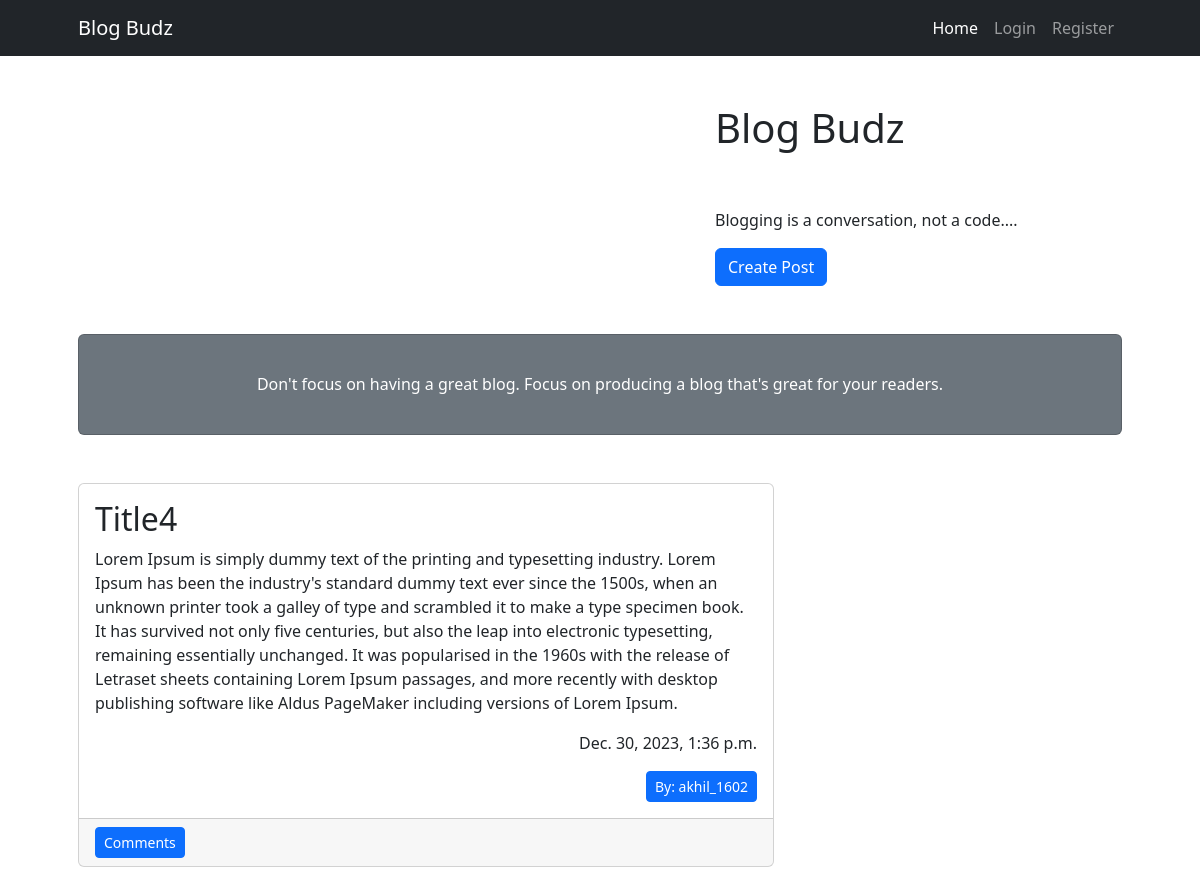
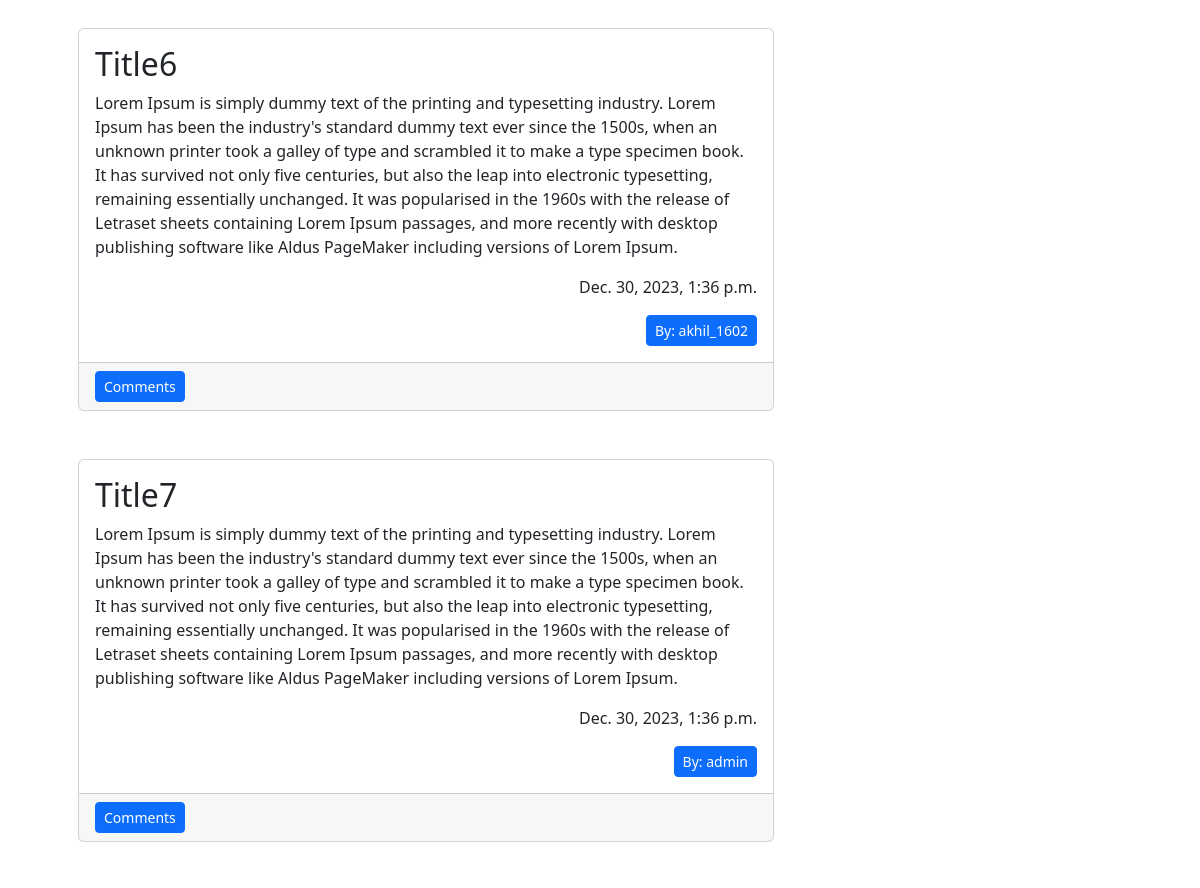
The app's page / (upper part), older data (2 pictures, top to bottom).
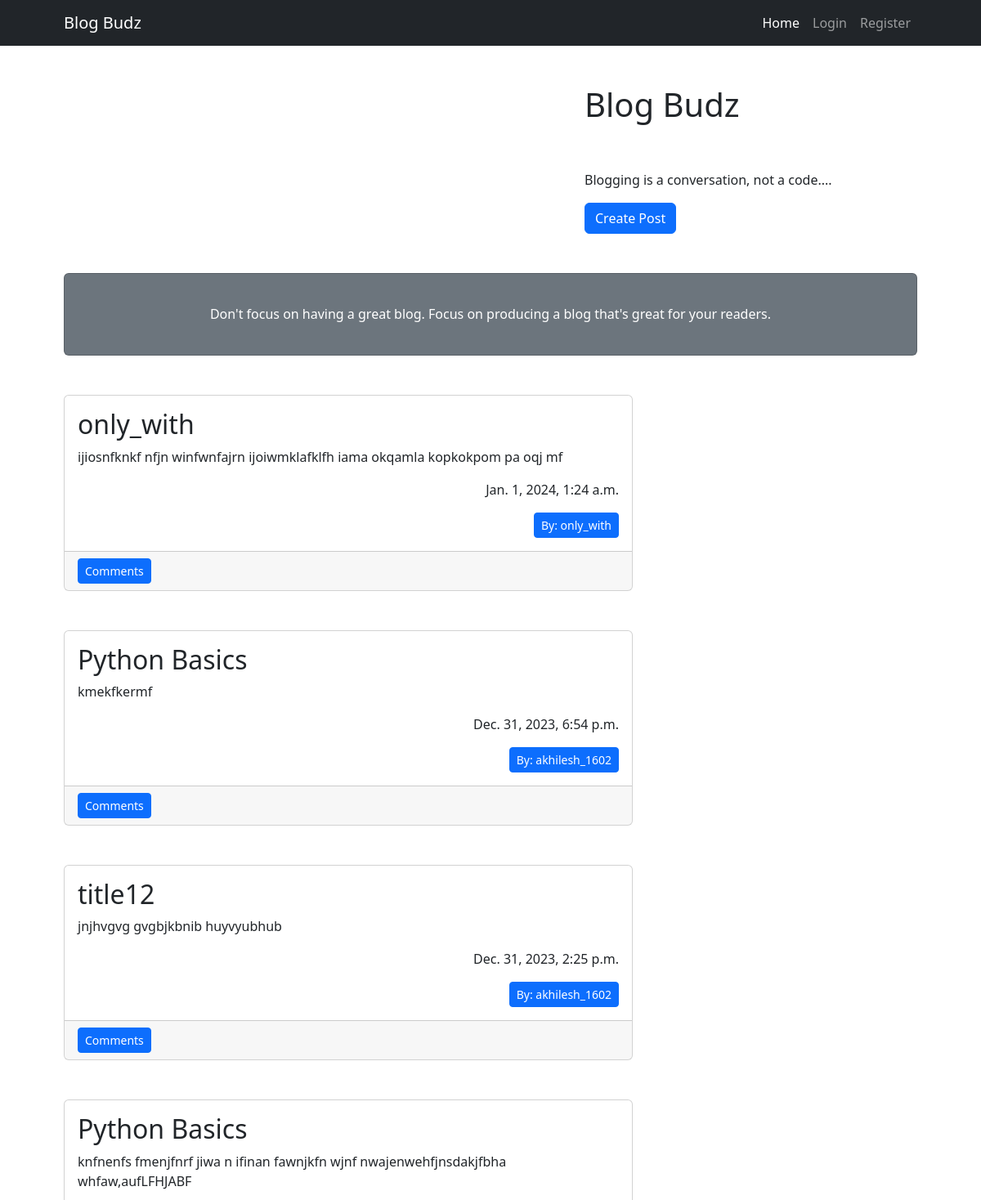
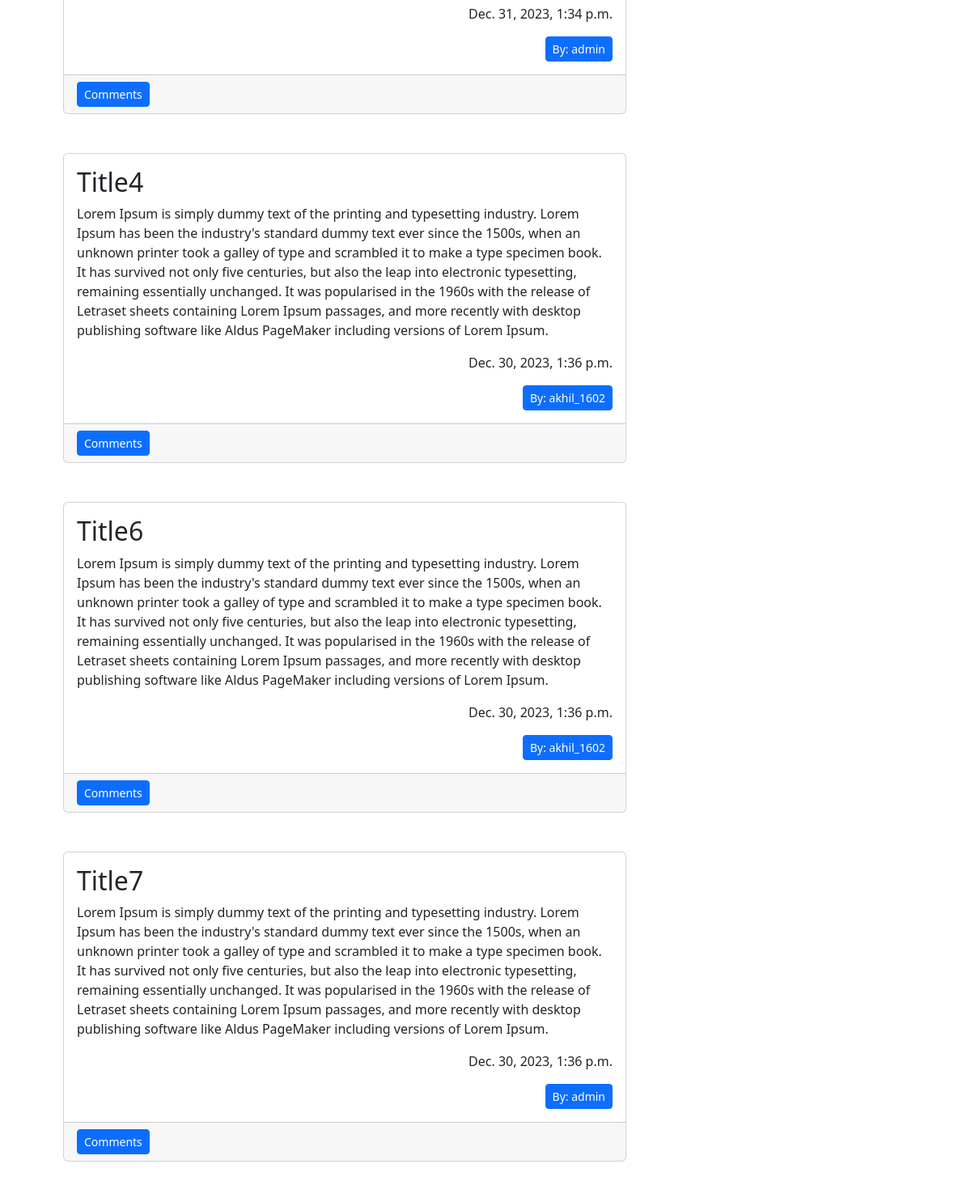
The same page, newer data (2 pictures, top to bottom).
### main/models.py (models this page shows, shortened)
class Article(models.Model):
    title = models.TextField(max_length = 256)
    description = models.TextField(max_length = 256)
    created_date = models.DateTimeField(default=datetime.now(), blank=True)
    author = models.ForeignKey(User, default=None , on_delete = models.CASCADE)

### main/views.py (the view)
# urls.py: path("",views.home, name = "home"),
def home(request):
    articles = Article.objects.order_by("-created_date")
    data = {
        "articles":articles,
    }
    return render(request, "home.html",data)

### templates/home.html (shortened to what this page needs)
{% extends 'base.html' %}
{% block content %}
<div class="container px-4 px-lg-5">
    <div class="row gx-4 gx-lg-5 align-items-center my-5">
        <div class="col-lg-5">
            <h1 class="font-weight-light">Blog Budz</h1><br><br>
            <p>Blogging is a conversation, not a code....</p>
            <a class="btn btn-primary" href="{% url 'create_post' %}">Create Post</a>
        </div>
    </div>
    <div class="card text-white bg-secondary my-5 py-4 text-center">
        <div class="card-body"><h6 class="text-white m-0">Don't focus on having a great blog. Focus on producing a blog that's great for your readers.</h6></div>
    </div>
      {% for article in articles %}
      <div class="col-md-8 mb-5">
        <div class="card h-100">
            <div class="card-body">
                <h2 class="card-title">{{ article.title }}</h2>
                <p class="card-text">{{ article.description }}</p>
                <p class="text-end">{{article.created_date}}</p>
                <div class="text-end">
                    <a class="btn btn-primary btn-sm" href="{% url 'get_articles' article.author.id %}">By: {{article.author}}</a>
                </div>
            </div>
            <div class="card-footer"><a class="btn btn-primary btn-sm" href="{% url 'comments' article.id %}">Comments</a></div>
        </div>
    </div>
      {% endfor %}
    </div>
{% endblock %}

Row changes from the older to the newer data that the page shows:
added Article: title "only_with", description "ijiosnfknkf nfjn winfwnfajrn ijoiwmklafklfh iama okqamla kopkokpom pa oqj mf", created_date "Jan. 1, 2024, 1:24 a.m.", author "only_with"
added Article: title "Python Basics", description "kmekfkermf", created_date "Dec. 31, 2023, 6:54 p.m.", author "akhilesh_1602"
added Article: title "title12", description "jnjhvgvg gvgbjkbnib huyvyubhub", created_date "Dec. 31, 2023, 2:25 p.m.", author "akhilesh_1602"
added Article: title "Python Basics", description "knfnenfs fmenjfnrf jiwa n ifinan fawnjkfn wjnf nwajenwehfjnsdakjfbha whfaw,aufLFHJABF", created_date "Dec. 31, 2023, 1:34 p.m.", author "admin"
